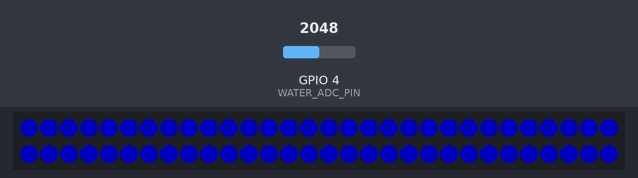
Simulated run of this sketch. Board: ESP32-S3. Shown: 60 RGB LEDs in strip order, left to right, continuing on the next row. Inputs (shaded band) come from the test bench; at power-on: GPIO 4 (WATER_ADC_PIN) = 2048 (analog values on the 0–4095 scale). Dim RGB values are drawn brighter than linear; WiFi joins after 1.5 s; servers stay silent unless stated; no MQTT or app messages arrive unless stated; not simulated (calls return 0 or success): secrets.h.

Above: at 2.7 s.
2.8 s: GPIO 4 (WATER_ADC_PIN) set to 1976
4.3 s: GPIO 4 (WATER_ADC_PIN) set to 1862
At 5.7 s:
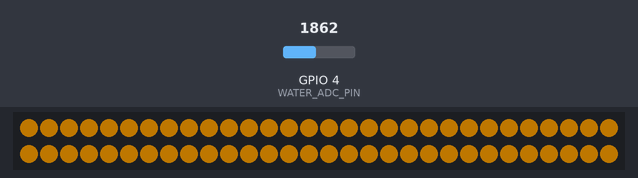
6.0 s: GPIO 4 (WATER_ADC_PIN) set to 1507
7.7 s: GPIO 4 (WATER_ADC_PIN) set to 1416
At 8.1 s:
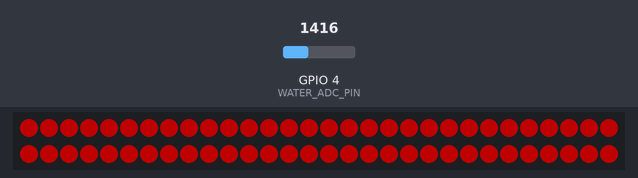
9.2 s: GPIO 4 (WATER_ADC_PIN) set to 2047
At 10.4 s:
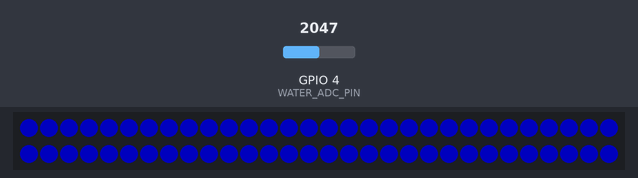
10.7 s: GPIO 4 (WATER_ADC_PIN) set to 1228
At 11.5 s:
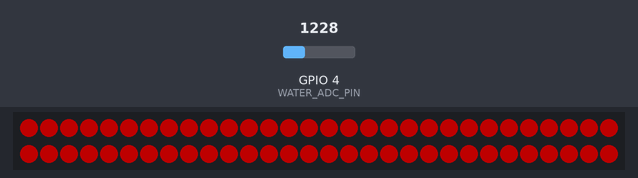
Timing chart, 0 to 13.2 s (numbered marks = the images above; inputs shaded):
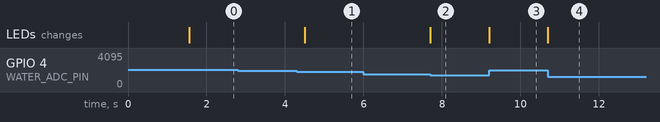

Measured:
- the behaviour switches between 1921 and 1920 on GPIO 4 (WATER_ADC_PIN) (found by bisection; images 0 and 1)
- the behaviour switches between 1471 and 1470 on GPIO 4 (WATER_ADC_PIN) (found by bisection; images 1 and 2)
- after the input at 2.8 s, every drawn part: stays the same
- after the input at 4.3 s, the LEDs: change after 0.21 s (image 1)
- after the input at 6.0 s, every drawn part: stays the same
- after the input at 7.7 s, the LEDs: change at once (image 2)
- after the input at 9.2 s, the LEDs: change at once (image 3)
- after the input at 10.7 s, the LEDs: change at once (image 4)

The sketch:

esp32_road_warning_firmware.ino
```cpp
/*
  智慧道路巡检：ESP32-S3 综合现场固件

  功能：Hula-Battle WiFi、本地 MQTT、LD06 人车接近、积水、WS2812 灯带、
  RS485 七要素气象站，以及与 dashboard/index.html 对应的命令/遥测协议。

  首次使用：复制 secrets.h.example 为 secrets.h，填写 WiFi 密码后再烧录。
*/

#include <WiFi.h>
#include <PubSubClient.h>
#include <ArduinoJson.h>
#include <Adafruit_NeoPixel.h>
#include "config.h"
#include "secrets.h"

HardwareSerial Ld06Serial(1);
HardwareSerial WeatherSerial(2);
WiFiClient wifiClient;
PubSubClient mqtt(wifiClient);
Adafruit_NeoPixel strip(LED_COUNT, LED_PIN, NEO_GRB + NEO_KHZ800);
constexpr bool WEATHER_MODULE_AVAILABLE = ENABLE_WEATHER;

struct Ld06State {
  bool enabled = ENABLE_LD06;
  bool online = false;
  int nearestDistanceMm = -1;
  uint32_t crcOk = 0;
  uint32_t crcErr = 0;
  uint32_t lastFrameMs = 0;
} ld06;

struct WaterState {
  bool enabled = ENABLE_WATER;
  int adc = 0;
  float percent = 0;
  int dryAdc = WATER_DRY_ADC;
  int wetAdc = WATER_WET_ADC;
  int caution = WATER_CAUTION_PERCENT;
  int warning = WATER_WARNING_PERCENT;
  int danger = WATER_DANGER_PERCENT;
} water;

struct WeatherState {
  bool enabled = ENABLE_WEATHER;
  bool online = false;
  bool dataValid = false;
  float windSpeedMps = 0;
  float windDirectionDeg = 0;
  float rainfallMm = 0;
  uint32_t lightLuxRaw = 0;
  float temperatureC = 0;
  float humidityPercent = 0;
  float pressureKpa = 0;
  uint32_t lastReadMs = 0;
} weather;

uint32_t uploadIntervalMs = MQTT_UPLOAD_INTERVAL_MS;
uint32_t lastUploadMs = 0;
uint8_t activeBrightness = LED_BRIGHTNESS;
String activeLightPattern = "green";

String telemetryTopic;
String statusTopic;
String commandTopic;

const char* levelFromDistance(int mm) {
  if (mm < 0) return "safe";
  if (mm <= LD06_DANGER_MM) return "danger";
  if (mm <= LD06_WARNING_MM) return "warning";
  if (mm <= LD06_CAUTION_MM) return "caution";
  return "safe";
}

const char* levelFromWater(float percent) {
  if (percent >= water.danger) return "danger";
  if (percent >= water.warning) return "warning";
  if (percent >= water.caution) return "caution";
  return "safe";
}

int levelRank(const char* level) {
  if (strcmp(level, "danger") == 0) return 3;
  if (strcmp(level, "warning") == 0) return 2;
  if (strcmp(level, "caution") == 0) return 1;
  return 0;
}

void setStrip(const char* pattern) {
  uint32_t color = strip.Color(0, 255, 0);
  if (strcmp(pattern, "off") == 0) color = 0;
  else if (strcmp(pattern, "red") == 0 || strcmp(pattern, "danger") == 0) color = strip.Color(255, 0, 0);
  else if (strcmp(pattern, "yellow") == 0 || strcmp(pattern, "warning") == 0) color = strip.Color(255, 160, 0);
  else if (strcmp(pattern, "blue") == 0 || strcmp(pattern, "caution") == 0) color = strip.Color(0, 0, 255);
  else if (strcmp(pattern, "white") == 0) color = strip.Color(255, 255, 255);
  strip.setBrightness(activeBrightness);
  strip.fill(color);
  strip.show();
  activeLightPattern = pattern;
}

void refreshAlarmLight() {
  const char* proximity = ld06.enabled && ld06.online ? levelFromDistance(ld06.nearestDistanceMm) : "safe";
  const char* waterLevel = water.enabled ? levelFromWater(water.percent) : "safe";
  const char* finalLevel = levelRank(proximity) >= levelRank(waterLevel) ? proximity : waterLevel;
  setStrip(finalLevel);
}

uint8_t ld06Crc8(const uint8_t* data, size_t length) {
  uint8_t crc = 0;
  while (length--) {
    crc ^= *data++;
    for (uint8_t bit = 0; bit < 8; bit++) {
      crc = (crc & 0x80) ? uint8_t((crc << 1) ^ 0x4D) : uint8_t(crc << 1);
    }
  }
  return crc;
}

uint16_t modbusCrc16(const uint8_t* data, size_t length) {
  uint16_t crc = 0xFFFF;
  while (length--) {
    crc ^= *data++;
    for (uint8_t bit = 0; bit < 8; bit++) {
      crc = (crc & 1) ? uint16_t((crc >> 1) ^ 0xA001) : uint16_t(crc >> 1);
    }
  }
  return crc;
}

void pollLd06() {
  static uint8_t frame[47];
  static size_t index = 0;
  while (Ld06Serial.available()) {
    uint8_t value = uint8_t(Ld06Serial.read());
    if (index == 0) {
      if (value == 0x54) frame[index++] = value;
      continue;
    }
    if (index == 1 && value != 0x2C) {
      index = 0;
      continue;
    }
    frame[index++] = value;
    if (index < sizeof(frame)) continue;
    index = 0;
    if (ld06Crc8(frame, 46) != frame[46]) {
      ld06.crcErr++;
      continue;
    }
    int nearest = -1;
    for (uint8_t point = 0; point < 12; point++) {
      size_t offset = 6 + point * 3;
      int distance = int(frame[offset]) | (int(frame[offset + 1]) << 8);
      if (distance > 0 && (nearest < 0 || distance < nearest)) nearest = distance;
    }
    ld06.nearestDistanceMm = nearest;
    ld06.lastFrameMs = millis();
    ld06.online = true;
    ld06.crcOk++;
  }
  if (millis() - ld06.lastFrameMs > LD06_OFFLINE_TIMEOUT_MS) ld06.online = false;
}

float clampPercent(float value) {
  if (value < 0) return 0;
  if (value > 100) return 100;
  return value;
}

void pollWater() {
  if (!water.enabled) return;
  water.adc = analogRead(WATER_ADC_PIN);
  float denominator = float(water.wetAdc - water.dryAdc);
  water.percent = denominator == 0 ? 0 : clampPercent((water.adc - water.dryAdc) * 100.0f / denominator);
}

bool readWeatherRegisters(uint16_t* registers, uint8_t count) {
  uint8_t request[8] = {
    WEATHER_SLAVE_ID, WEATHER_FUNCTION_CODE,
    uint8_t(WEATHER_START_REGISTER >> 8), uint8_t(WEATHER_START_REGISTER & 0xFF),
    0, count, 0, 0
  };
  uint16_t requestCrc = modbusCrc16(request, 6);
  request[6] = uint8_t(requestCrc & 0xFF);
  request[7] = uint8_t(requestCrc >> 8);
  while (WeatherSerial.available()) WeatherSerial.read();
  WeatherSerial.write(request, sizeof(request));
  WeatherSerial.flush();

  const size_t expected = 5 + count * 2;
  uint8_t response[32];
  size_t received = 0;
  uint32_t deadline = millis() + 500;
  while (received < expected && millis() < deadline) {
    if (WeatherSerial.available()) response[received++] = uint8_t(WeatherSerial.read());
    else delay(2);
  }
  if (received != expected || response[0] != WEATHER_SLAVE_ID || response[1] != WEATHER_FUNCTION_CODE || response[2] != count * 2) return false;
  uint16_t receivedCrc = uint16_t(response[expected - 2]) | (uint16_t(response[expected - 1]) << 8);
  if (modbusCrc16(response, expected - 2) != receivedCrc) return false;
  for (uint8_t index = 0; index < count; index++) {
    registers[index] = (uint16_t(response[3 + index * 2]) << 8) | response[4 + index * 2];
  }
  return true;
}

void pollWeather() {
  if (!weather.enabled || millis() - weather.lastReadMs < WEATHER_POLL_INTERVAL_MS) return;
  weather.lastReadMs = millis();
  uint16_t value[WEATHER_REGISTER_COUNT];
  if (!readWeatherRegisters(value, WEATHER_REGISTER_COUNT)) {
    weather.online = false;
    weather.dataValid = false;
    return;
  }
  weather.online = true;
  weather.dataValid = true;
  weather.windSpeedMps = value[0] * WEATHER_WIND_SPEED_SCALE;
  weather.windDirectionDeg = value[1] * WEATHER_WIND_DIRECTION_SCALE;
  weather.rainfallMm = value[2] * WEATHER_RAINFALL_SCALE;
  weather.lightLuxRaw = uint32_t(value[3] * WEATHER_LIGHT_SCALE);
  weather.temperatureC = int16_t(value[4]) * WEATHER_TEMPERATURE_SCALE;
  weather.humidityPercent = value[5] * WEATHER_HUMIDITY_SCALE;
  weather.pressureKpa = value[6] * WEATHER_PRESSURE_SCALE;
}

void publishStatus(const char* command, bool ok = true, const char* message = "ok") {
  StaticJsonDocument<768> doc;
  doc["deviceId"] = DEVICE_ID;
  doc["cmd"] = command;
  doc["ok"] = ok;
  doc["message"] = message;
  doc["proximityEnabled"] = ld06.enabled;
  doc["waterEnabled"] = water.enabled;
  doc["weatherEnabled"] = weather.enabled;
  doc["uploadIntervalMs"] = uploadIntervalMs;
  doc["waterDryAdc"] = water.dryAdc;
  doc["waterWetAdc"] = water.wetAdc;
  JsonObject thresholds = doc.createNestedObject("waterThresholds");
  thresholds["caution"] = water.caution;
  thresholds["warning"] = water.warning;
  thresholds["danger"] = water.danger;
  String payload;
  serializeJson(doc, payload);
  mqtt.publish(statusTopic.c_str(), payload.c_str(), false);
}

void publishTelemetry() {
  const char* proximity = ld06.enabled && ld06.online ? levelFromDistance(ld06.nearestDistanceMm) : "safe";
  const char* waterLevel = water.enabled ? levelFromWater(water.percent) : "safe";
  const char* finalLevel = levelRank(proximity) >= levelRank(waterLevel) ? proximity : waterLevel;
  const char* source = levelRank(proximity) >= levelRank(waterLevel) ? "ld06" : "water";

  StaticJsonDocument<2048> doc;
  doc["deviceId"] = DEVICE_ID;
  doc["uptimeMs"] = millis();
  doc["wifiRssi"] = WiFi.RSSI();
  JsonObject lidar = doc.createNestedObject("ld06");
  lidar["enabled"] = ld06.enabled;
  lidar["online"] = ld06.online;
  lidar["nearestDistanceMm"] = ld06.nearestDistanceMm;
  lidar["level"] = proximity;
  lidar["crcOk"] = ld06.crcOk;
  lidar["crcErr"] = ld06.crcErr;

  JsonObject waterJson = doc.createNestedObject("water");
  waterJson["enabled"] = water.enabled;
  waterJson["adc"] = water.adc;
  waterJson["percent"] = water.percent;
  waterJson["level"] = waterLevel;
  waterJson["calibrated"] = water.dryAdc != water.wetAdc;
  waterJson["dryAdc"] = water.dryAdc;
  waterJson["wetAdc"] = water.wetAdc;
  JsonObject thresholds = waterJson.createNestedObject("thresholds");
  thresholds["caution"] = water.caution;
  thresholds["warning"] = water.warning;
  thresholds["danger"] = water.danger;

  JsonObject weatherJson = doc.createNestedObject("weather");
  weatherJson["enabled"] = weather.enabled;
  weatherJson["online"] = weather.online;
  weatherJson["dataValid"] = weather.dataValid;
  weatherJson["windSpeedMps"] = weather.windSpeedMps;
  weatherJson["windDirectionDeg"] = weather.windDirectionDeg;
  weatherJson["rainfallMm"] = weather.rainfallMm;
  weatherJson["lightLuxRaw"] = weather.lightLuxRaw;
  weatherJson["temperatureC"] = weather.temperatureC;
  weatherJson["humidityPercent"] = weather.humidityPercent;
  weatherJson["pressureKpa"] = weather.pressureKpa;

  JsonObject alarm = doc.createNestedObject("alarm");
  alarm["finalLevel"] = finalLevel;
  alarm["sources"] = strcmp(finalLevel, "safe") == 0 ? "-" : source;
  alarm["pattern"] = activeLightPattern;

  String payload;
  serializeJson(doc, payload);
  mqtt.publish(telemetryTopic.c_str(), payload.c_str(), false);
}

void onMqttMessage(char* topic, byte* bytes, unsigned int length) {
  if (String(topic) != commandTopic) return;
  StaticJsonDocument<512> doc;
  if (deserializeJson(doc, bytes, length)) {
    publishStatus("invalid", false, "invalid JSON command");
    return;
  }
  const char* cmd = doc["cmd"] | "";
  if (strcmp(cmd, "ping") == 0 || strcmp(cmd, "getStatus") == 0) {
    publishStatus(cmd);
  } else if (strcmp(cmd, "setUploadInterval") == 0) {
    uploadIntervalMs = constrain(doc["value"] | int(MQTT_UPLOAD_INTERVAL_MS), 250, 60000);
    publishStatus(cmd);
  } else if (strcmp(cmd, "setProximityEnabled") == 0) {
    ld06.enabled = doc["value"] | false;
    publishStatus(cmd);
  } else if (strcmp(cmd, "setWaterEnabled") == 0) {
    water.enabled = doc["value"] | false;
    publishStatus(cmd);
  } else if (strcmp(cmd, "setWeatherEnabled") == 0) {
    if (!WEATHER_MODULE_AVAILABLE) {
      weather.enabled = false;
      publishStatus(cmd, false, "weather station is not installed on this tower");
    } else {
      weather.enabled = doc["value"] | false;
      publishStatus(cmd);
    }
  } else if (strcmp(cmd, "setWaterThresholds") == 0) {
    int caution = doc["caution"] | water.caution;
    int warning = doc["warning"] | water.warning;
    int danger = doc["danger"] | water.danger;
    if (caution >= 0 && caution < warning && warning < danger && danger <= 100) {
      water.caution = caution; water.warning = warning; water.danger = danger;
      publishStatus(cmd);
    } else publishStatus(cmd, false, "thresholds must satisfy 0 <= caution < warning < danger <= 100");
  } else if (strcmp(cmd, "setWaterCalibration") == 0) {
    int dry = doc["dry"] | water.dryAdc;
    int wet = doc["wet"] | water.wetAdc;
    if (dry >= 0 && dry <= 4095 && wet >= 0 && wet <= 4095 && dry != wet) {
      water.dryAdc = dry; water.wetAdc = wet;
      publishStatus(cmd);
    } else publishStatus(cmd, false, "ADC calibration must contain two different values from 0 to 4095");
  } else if (strcmp(cmd, "setLight") == 0) {
    const char* pattern = doc["pattern"] | "green";
    activeBrightness = constrain(doc["brightness"] | int(activeBrightness), 0, 255);
    setStrip(pattern);
    publishStatus(cmd);
  } else {
    publishStatus(cmd, false, "unsupported command");
  }
}

void connectWifi() {
  WiFi.mode(WIFI_STA);
  WiFi.setSleep(false);  // 局域网 MQTT 及时上报，避免 WiFi 省电造成的短时延迟。
  WiFi.begin(WIFI_SSID, WIFI_PASSWORD);
  while (WiFi.status() != WL_CONNECTED) delay(500);
}

void connectMqtt() {
  while (!mqtt.connected()) {
    String clientId = String(DEVICE_ID) + "-" + String((uint32_t)ESP.getEfuseMac(), HEX);
    if (mqtt.connect(clientId.c_str())) {
      mqtt.subscribe(commandTopic.c_str());
      publishStatus("boot");
    } else delay(2000);
  }
}

void setup() {
  Serial.begin(115200);
  pinMode(WATER_DIGITAL_PIN, INPUT);
  analogReadResolution(12);

  strip.begin();
  setStrip("green");
  Ld06Serial.begin(LD06_BAUD, SERIAL_8N1, LD06_RX_PIN, -1);
  WeatherSerial.begin(WEATHER_BAUD, SERIAL_8N1, WEATHER_RX_PIN, WEATHER_TX_PIN);

  telemetryTopic = String("road-warning/") + DEVICE_ID + "/telemetry";
  statusTopic = String("road-warning/") + DEVICE_ID + "/status";
  commandTopic = String("road-warning/") + DEVICE_ID + "/cmd";
  connectWifi();
  mqtt.setServer(MQTT_HOST, MQTT_PORT);
  mqtt.setCallback(onMqttMessage);
  mqtt.setBufferSize(2304);
}

void loop() {
  if (WiFi.status() != WL_CONNECTED) connectWifi();
  if (!mqtt.connected()) connectMqtt();
  mqtt.loop();
  pollLd06();
  pollWater();
  pollWeather();
  refreshAlarmLight();
  if (millis() - lastUploadMs >= uploadIntervalMs) {
    lastUploadMs = millis();
    publishTelemetry();
  }
}
```

config.h
```cpp
#pragma once

// ===== 设备标识与硬件引脚 =====
#define DEVICE_ID "road-warning-001"
#define LED_PIN 48
#define LED_COUNT 60
#define LED_BRIGHTNESS 80  // 0 ~ 255；改灯珠数量和默认亮度只改上面两项。

#define LD06_RX_PIN 18
#define LD06_BAUD 230400

#define WATER_ADC_PIN 4
#define WATER_DIGITAL_PIN 5

// TTL-RS485 自动收发模块：ESP GPIO16 <- 模块 TXD，ESP GPIO15 -> 模块 RXD。
#define WEATHER_RX_PIN 16
#define WEATHER_TX_PIN 15
#define WEATHER_BAUD 9600
#define WEATHER_SLAVE_ID 1

// ===== 功能开关 =====
#define ENABLE_LD06 true
#define ENABLE_WATER true
#define ENABLE_WEATHER true

// ===== 本地 MQTT 协议 =====
#define MQTT_PORT 1883
#define MQTT_UPLOAD_INTERVAL_MS 1000UL

// ===== LD06 人车接近距离阈值（毫米） =====
#define LD06_CAUTION_MM 2500
#define LD06_WARNING_MM 1500
#define LD06_DANGER_MM 800

// ===== 水位 ADC 标定与风险阈值 =====
// 首次现场标定后可通过网页下发；这里是开机默认值。
// 湿态 ADC 可能大于或小于干态 ADC，程序均可处理。
#define WATER_DRY_ADC 3000
#define WATER_WET_ADC 1200
#define WATER_CAUTION_PERCENT 30
#define WATER_WARNING_PERCENT 60
#define WATER_DANGER_PERCENT 85

// ===== RS485 七要素气象站（Modbus RTU） =====
// 常见七要素站从输入寄存器 0 开始连续返回：风速、风向、雨量、照度、温度、湿度、气压。
// 不同厂家寄存器地址、倍率可能不同；与现场说明书不一致时只修改本区参数。
#define WEATHER_FUNCTION_CODE 0x03
#define WEATHER_START_REGISTER 0x0000
#define WEATHER_REGISTER_COUNT 7
#define WEATHER_WIND_SPEED_SCALE 0.1f
#define WEATHER_WIND_DIRECTION_SCALE 1.0f
#define WEATHER_RAINFALL_SCALE 0.1f
#define WEATHER_LIGHT_SCALE 1.0f
#define WEATHER_TEMPERATURE_SCALE 0.1f
#define WEATHER_HUMIDITY_SCALE 0.1f
#define WEATHER_PRESSURE_SCALE 0.1f

#define WEATHER_POLL_INTERVAL_MS 2000UL
#define LD06_OFFLINE_TIMEOUT_MS 3000UL
```
